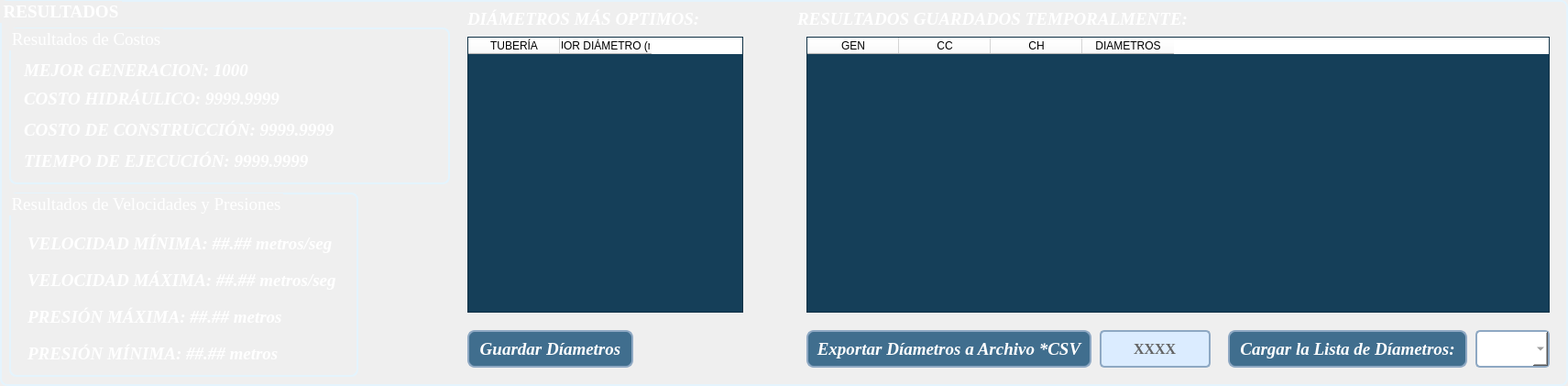
             <widget class="QGroupBox" name="groupBox_8">
              <property name="geometry">
               <rect>
                <x>0</x>
                <y>540</y>
                <width>1711</width>
                <height>421</height>
               </rect>
              </property>
              <property name="font">
               <font>
                <family>Times New Roman</family>
                <pointsize>14</pointsize>
                <weight>75</weight>
                <bold>true</bold>
               </font>
              </property>
              <property name="styleSheet">
               <string notr="true">QGroupBox{
	border: 2px solid rgb(228, 244, 253);/*+10*/
	border-radius: 8px;
	color: rgb(255, 255, 255);
}</string>
              </property>
              <property name="title">
               <string>RESULTADOS</string>
              </property>
              <widget class="QGroupBox" name="groupBox_9">
               <property name="geometry">
                <rect>
                 <x>10</x>
                 <y>30</y>
                 <width>481</width>
                 <height>171</height>
                </rect>
               </property>
               <property name="font">
                <font>
                 <family>Times New Roman</family>
                 <pointsize>14</pointsize>
                 <weight>50</weight>
                 <bold>false</bold>
                </font>
               </property>
               <property name="title">
                <string>Resultados de Costos</string>
               </property>
               <widget class="QLabel" name="lbl_mejor_gen">
                <property name="geometry">
                 <rect>
                  <x>16</x>
                  <y>31</y>
                  <width>351</width>
                  <height>31</height>
                 </rect>
                </property>
                <property name="font">
                 <font>
                  <family>Times New Roman</family>
                  <pointsize>14</pointsize>
                  <weight>75</weight>
                  <italic>true</italic>
                  <bold>true</bold>
                 </font>
                </property>
                <property name="styleSheet">
                 <string notr="true">color: rgb(255, 255, 255);</string>
                </property>
                <property name="text">
                 <string>MEJOR GENERACION: 1000</string>
                </property>
               </widget>
               <widget class="QLabel" name="lbl_CC">
                <property name="geometry">
                 <rect>
                  <x>16</x>
                  <y>96</y>
                  <width>441</width>
                  <height>31</height>
                 </rect>
                </property>
                <property name="font">
                 <font>
                  <family>Times New Roman</family>
                  <pointsize>14</pointsize>
                  <weight>75</weight>
                  <italic>true</italic>
                  <bold>true</bold>
                 </font>
                </property>
                <property name="styleSheet">
                 <string notr="true">color: rgb(255, 255, 255);</string>
                </property>
                <property name="text">
                 <string>COSTO DE CONSTRUCCIÓN: 9999.9999</string>
                </property>
               </widget>
               <widget class="QLabel" name="lbl_CH">
                <property name="geometry">
                 <rect>
                  <x>16</x>
                  <y>62</y>
                  <width>431</width>
                  <height>31</height>
                 </rect>
                </property>
                <property name="font">
                 <font>
                  <family>Times New Roman</family>
                  <pointsize>14</pointsize>
                  <weight>75</weight>
                  <italic>true</italic>
                  <bold>true</bold>
                 </font>
                </property>
                <property name="styleSheet">
                 <string notr="true">color: rgb(255, 255, 255);</string>
                </property>
                <property name="text">
                 <string>COSTO HIDRÁULICO: 9999.9999</string>
                </property>
               </widget>
               <widget class="QLabel" name="lbl_time">
                <property name="geometry">
                 <rect>
                  <x>16</x>
                  <y>130</y>
                  <width>441</width>
                  <height>31</height>
                 </rect>
                </property>
                <property name="font">
                 <font>
                  <family>Times New Roman</family>
                  <pointsize>14</pointsize>
                  <weight>75</weight>
                  <italic>true</italic>
                  <bold>true</bold>
                 </font>
                </property>
                <property name="styleSheet">
                 <string notr="true">color: rgb(255, 255, 255);</string>
                </property>
                <property name="text">
                 <string>TIEMPO DE EJECUCIÓN: 9999.9999</string>
                </property>
               </widget>
              </widget>
              <widget class="QPushButton" name="btn_load_info_epanet_3">
               <property name="geometry">
                <rect>
                 <x>440</x>
                 <y>443</y>
                 <width>361</width>
                 <height>31</height>
                </rect>
               </property>
               <property name="styleSheet">
                <string notr="true">QPushButton{
	
	color: rgb(255, 255, 255);
	background-color: rgb(199, 0, 57);
	border: 2px solid rgb(210, 10, 67);
	border-radius: 8px;
	font: 75 italic 14pt &quot;Times New Roman&quot;;
}

QPushButton:hover{
	background-color: rgb(144, 12, 63);
	border: 2px solid rgb(154, 22, 73);
}

QPushButton:pressed{
	background-color:rgb(255, 87, 51);
	border: 2px solid rgb(265, 97, 61);
}</string>
               </property>
               <property name="text">
                <string>Calcular Mejor Combinación de Diámetros</string>
               </property>
              </widget>
              <widget class="QGroupBox" name="groupBox_10">
               <property name="geometry">
                <rect>
                 <x>10</x>
                 <y>210</y>
                 <width>381</width>
                 <height>201</height>
                </rect>
               </property>
               <property name="font">
                <font>
                 <family>Times New Roman</family>
                 <pointsize>14</pointsize>
                 <weight>50</weight>
                 <bold>false</bold>
                </font>
               </property>
               <property name="title">
                <string>Resultados de Velocidades y Presiones</string>
               </property>
               <widget class="QLabel" name="lbl_res_vmax">
                <property name="geometry">
                 <rect>
                  <x>20</x>
                  <y>80</y>
                  <width>351</width>
                  <height>31</height>
                 </rect>
                </property>
                <property name="font">
                 <font>
                  <family>Times New Roman</family>
                  <pointsize>14</pointsize>
                  <weight>75</weight>
                  <italic>true</italic>
                  <bold>true</bold>
                 </font>
                </property>
                <property name="styleSheet">
                 <string notr="true">color: rgb(255, 255, 255);</string>
                </property>
                <property name="text">
                 <string>VELOCIDAD MÁXIMA: ##.## metros/seg</string>
                </property>
               </widget>
               <widget class="QLabel" name="lbl_res_pmax">
                <property name="geometry">
                 <rect>
                  <x>20</x>
                  <y>120</y>
                  <width>351</width>
                  <height>31</height>
                 </rect>
                </property>
                <property name="font">
                 <font>
                  <family>Times New Roman</family>
                  <pointsize>14</pointsize>
                  <weight>75</weight>
                  <italic>true</italic>
                  <bold>true</bold>
                 </font>
                </property>
                <property name="styleSheet">
                 <string notr="true">color: rgb(255, 255, 255);</string>
                </property>
                <property name="text">
                 <string>PRESIÓN MÁXIMA: ##.## metros</string>
                </property>
               </widget>
               <widget class="QLabel" name="lbl_res_vmin">
                <property name="geometry">
                 <rect>
                  <x>20</x>
                  <y>40</y>
                  <width>351</width>
                  <height>31</height>
                 </rect>
                </property>
                <property name="font">
                 <font>
                  <family>Times New Roman</family>
                  <pointsize>14</pointsize>
                  <weight>75</weight>
                  <italic>true</italic>
                  <bold>true</bold>
                 </font>
                </property>
                <property name="styleSheet">
                 <string notr="true">color: rgb(255, 255, 255);</string>
                </property>
                <property name="text">
                 <string>VELOCIDAD MÍNIMA: ##.## metros/seg</string>
                </property>
               </widget>
               <widget class="QLabel" name="lbl_res_pmin">
                <property name="geometry">
                 <rect>
                  <x>20</x>
                  <y>160</y>
                  <width>351</width>
                  <height>31</height>
                 </rect>
                </property>
                <property name="font">
                 <font>
                  <family>Times New Roman</family>
                  <pointsize>14</pointsize>
                  <weight>75</weight>
                  <italic>true</italic>
                  <bold>true</bold>
                 </font>
                </property>
                <property name="styleSheet">
                 <string notr="true">color: rgb(255, 255, 255);</string>
                </property>
                <property name="text">
                 <string>PRESIÓN MÍNIMA: ##.## metros</string>
                </property>
               </widget>
              </widget>
              <widget class="QTableWidget" name="tbl_mejor_diam">
               <property name="geometry">
                <rect>
                 <x>510</x>
                 <y>40</y>
                 <width>301</width>
                 <height>301</height>
                </rect>
               </property>
               <property name="styleSheet">
                <string notr="true">QTableWidget{
	/* Color de Fondo de la tabla */
    background-color:  rgb(21, 63, 89);
	/* Color de Fondo de la tabla alterno*/
	alternate-background-color: rgb(54, 91, 119);
	/* Formato a las letras en la tabla*/
	font: 75 14pt &quot;Times New Roman&quot;;	

}

QTableWidget::item {
    color: white;
}

QHeaderView{
	/* Color de Fondo del encabezado */
	background-color: rgb(255, 255, 255);

	/* Formato a las letras en la cabeceras*/
	font: 75 12pt &quot;Times New Roman&quot;;
}</string>
               </property>
               <property name="alternatingRowColors">
                <bool>true</bool>
               </property>
               <attribute name="verticalHeaderVisible">
                <bool>false</bool>
               </attribute>
               <column>
                <property name="text">
                 <string>TUBERÍA</string>
                </property>
               </column>
               <column>
                <property name="text">
                 <string>MEJOR DIÁMETRO (mm)</string>
                </property>
               </column>
              </widget>
              <widget class="QLabel" name="label_23">
               <property name="geometry">
                <rect>
                 <x>510</x>
                 <y>10</y>
                 <width>291</width>
                 <height>21</height>
                </rect>
               </property>
               <property name="font">
                <font>
                 <family>Times New Roman</family>
                 <pointsize>14</pointsize>
                 <weight>75</weight>
                 <italic>true</italic>
                 <bold>true</bold>
                </font>
               </property>
               <property name="styleSheet">
                <string notr="true"/>
               </property>
               <property name="text">
                <string>&lt;html&gt;&lt;head/&gt;&lt;body&gt;&lt;p&gt;&lt;span style=&quot; color:#ffffff;&quot;&gt;DIÁMETROS MÁS OPTIMOS:&lt;/span&gt;&lt;/p&gt;&lt;/body&gt;&lt;/html&gt;</string>
               </property>
              </widget>
              <widget class="QPushButton" name="btn_guardar_diam_temp">
               <property name="geometry">
                <rect>
                 <x>510</x>
                 <y>360</y>
                 <width>181</width>
                 <height>41</height>
                </rect>
               </property>
               <property name="font">
                <font>
                 <family>Times New Roman</family>
                 <pointsize>14</pointsize>
                 <weight>75</weight>
                 <italic>true</italic>
                 <bold>true</bold>
                </font>
               </property>
               <property name="styleSheet">
                <string notr="true">QPushButton{
	background-color: rgb(64, 110, 142);
	border: 2px solid  rgb(142, 168, 195);/*+10*/
	border-radius: 8px;
	color: rgb(255, 255, 255);
}

QPushButton:hover{
	background-color: rgb(142, 168, 195);
	border: 2px solid rgb(203, 247, 237);/*+10*/
}

QPushButton:pressed{
	background-color: rgb(203, 247, 237);
	border: 2px solid rgb(246, 253, 157);/*+10*/
}</string>
               </property>
               <property name="text">
                <string>Guardar Díametros</string>
               </property>
              </widget>
              <widget class="QTableWidget" name="tbl_diam_temp">
               <property name="geometry">
                <rect>
                 <x>880</x>
                 <y>40</y>
                 <width>811</width>
                 <height>301</height>
                </rect>
               </property>
               <property name="styleSheet">
                <string notr="true">QTableWidget{
	/* Color de Fondo de la tabla */
    background-color:  rgb(21, 63, 89);
	/* Color de Fondo de la tabla alterno*/
	alternate-background-color: rgb(54, 91, 119);
	/* Formato a las letras en la tabla*/
	font: 75 14pt &quot;Times New Roman&quot;;	

}

QTableWidget::item {
    color: white;
}

QHeaderView{
	/* Color de Fondo del encabezado */
	background-color: rgb(255, 255, 255);

	/* Formato a las letras en la cabeceras*/
	font: 75 12pt &quot;Times New Roman&quot;;
}</string>
               </property>
               <property name="alternatingRowColors">
                <bool>true</bool>
               </property>
               <property name="rowCount">
                <number>0</number>
               </property>
               <attribute name="verticalHeaderVisible">
                <bool>false</bool>
               </attribute>
               <column>
                <property name="text">
                 <string>GEN</string>
                </property>
               </column>
               <column>
                <property name="text">
                 <string>CC</string>
                </property>
               </column>
               <column>
                <property name="text">
                 <string>CH</string>
                </property>
               </column>
               <column>
                <property name="text">
                 <string>DIAMETROS</string>
                </property>
               </column>
              </widget>
              <widget class="QLabel" name="label_24">
               <property name="geometry">
                <rect>
                 <x>870</x>
                 <y>10</y>
                 <width>451</width>
                 <height>21</height>
                </rect>
               </property>
               <property name="font">
                <font>
                 <family>Times New Roman</family>
                 <pointsize>14</pointsize>
                 <weight>75</weight>
                 <italic>true</italic>
                 <bold>true</bold>
                </font>
               </property>
               <property name="styleSheet">
                <string notr="true"/>
               </property>
               <property name="text">
                <string>&lt;html&gt;&lt;head/&gt;&lt;body&gt;&lt;p&gt;&lt;span style=&quot; color:#ffffff;&quot;&gt;RESULTADOS GUARDADOS TEMPORALMENTE:&lt;/span&gt;&lt;/p&gt;&lt;/body&gt;&lt;/html&gt;</string>
               </property>
              </widget>
              <widget class="QPushButton" name="btn_exportar_diam">
               <property name="geometry">
                <rect>
                 <x>880</x>
                 <y>360</y>
                 <width>311</width>
                 <height>41</height>
                </rect>
               </property>
               <property name="font">
                <font>
                 <family>Times New Roman</family>
                 <pointsize>14</pointsize>
                 <weight>75</weight>
                 <italic>true</italic>
                 <bold>true</bold>
                </font>
               </property>
               <property name="styleSheet">
                <string notr="true">QPushButton{
	background-color: rgb(64, 110, 142);
	border: 2px solid  rgb(142, 168, 195);/*+10*/
	border-radius: 8px;
	color: rgb(255, 255, 255);
}

QPushButton:hover{
	background-color: rgb(142, 168, 195);
	border: 2px solid rgb(203, 247, 237);/*+10*/
}

QPushButton:pressed{
	background-color: rgb(203, 247, 237);
	border: 2px solid rgb(246, 253, 157);/*+10*/
}</string>
               </property>
               <property name="text">
                <string>Exportar Díametros a Archivo *CSV</string>
               </property>
              </widget>
              <widget class="QPushButton" name="btn_cargar_diam">
               <property name="geometry">
                <rect>
                 <x>1340</x>
                 <y>360</y>
                 <width>261</width>
                 <height>41</height>
                </rect>
               </property>
               <property name="font">
                <font>
                 <family>Times New Roman</family>
                 <pointsize>14</pointsize>
                 <weight>75</weight>
                 <italic>true</italic>
                 <bold>true</bold>
                </font>
               </property>
               <property name="styleSheet">
                <string notr="true">QPushButton{
	background-color: rgb(64, 110, 142);
	border: 2px solid  rgb(142, 168, 195);/*+10*/
	border-radius: 8px;
	color: rgb(255, 255, 255);
}

QPushButton:hover{
	background-color: rgb(142, 168, 195);
	border: 2px solid rgb(203, 247, 237);/*+10*/
}

QPushButton:pressed{
	background-color: rgb(203, 247, 237);
	border: 2px solid rgb(246, 253, 157);/*+10*/
}</string>
               </property>
               <property name="text">
                <string>Cargar la Lista de Díametros:</string>
               </property>
              </widget>
              <widget class="QComboBox" name="cb_diam_cargar">
               <property name="geometry">
                <rect>
                 <x>1610</x>
                 <y>360</y>
                 <width>81</width>
                 <height>41</height>
                </rect>
               </property>
               <property name="minimumSize">
                <size>
                 <width>0</width>
                 <height>0</height>
                </size>
               </property>
               <property name="maximumSize">
                <size>
                 <width>300</width>
                 <height>45</height>
                </size>
               </property>
               <property name="font">
                <font>
                 <family>Times New Roman</family>
                 <pointsize>14</pointsize>
                 <weight>9</weight>
                 <italic>false</italic>
                 <bold>false</bold>
                </font>
               </property>
               <property name="toolTip">
                <string/>
               </property>
               <property name="styleSheet">
                <string notr="true">QComboBox{
	/* Borde */
	border: 2px solid rgb(142, 168, 195);
	border-radius: 5px;

	/* Color de fondo */
	background-color:rgb(255, 255, 255); 

	/* Color de Letras */
	color: rgb(100,100,100);

	/* Formato de Letras */
	font: 75 14pt &quot;Times New Roman&quot;;
}



QComboBox:hover{
	/* Borde */
	border: 2px solid rgb(255, 195, 15)

}





</string>
               </property>
               <property name="editable">
                <bool>false</bool>
               </property>
               <property name="currentText">
                <string/>
               </property>
              </widget>
              <widget class="QLineEdit" name="txt_nom_export">
               <property name="geometry">
                <rect>
                 <x>1200</x>
                 <y>360</y>
                 <width>121</width>
                 <height>41</height>
                </rect>
               </property>
               <property name="font">
                <font>
                 <family>Times New Roman</family>
                 <pointsize>12</pointsize>
                 <weight>75</weight>
                 <italic>false</italic>
                 <bold>true</bold>
                </font>
               </property>
               <property name="styleSheet">
                <string notr="true">QLineEdit{
	border: 2px solid rgb(142, 168, 195);
	border-radius: 5px;
	background-color:rgb(219, 236, 255);
	color: rgb(100,100,100)
}

QLineEdit:hover{
	border: 2px solid rgb(255, 195, 15)
}</string>
               </property>
               <property name="text">
                <string>XXXX</string>
               </property>
               <property name="alignment">
                <set>Qt::AlignCenter</set>
               </property>
              </widget>
             </widget>
